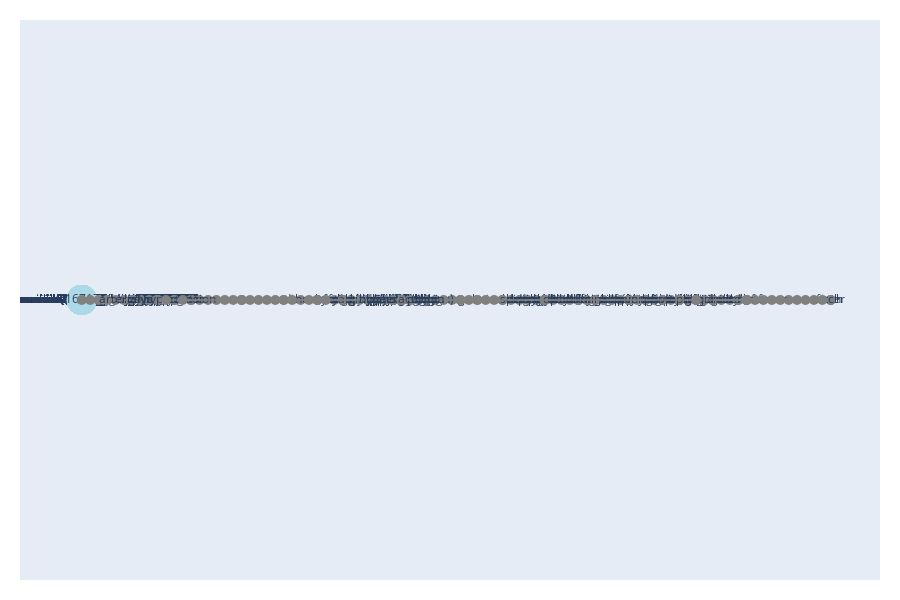

This figure's notebook cell:
### Code cell
import plotly.graph_objects as go

# Führen Sie die SPARQL-Abfrage aus, um die Beziehungen zwischen den Krankheiten zu erhalten

# Erstellen Sie eine Liste von Knoten (Krankheiten) und Kanten (Beziehungen zwischen den Krankheiten)
nodes = []
edges = []
for disease1 in disease_symptom_dict:
    for disease2, symptom in disease_symptom_dict[disease1]:
        nodes.append(disease1)
        nodes.append(disease2)
        edges.append((disease1, disease2, symptom))

# Entfernen Sie doppelte Knoten und Kanten
nodes = list(set(nodes))
edges = list(set(edges))

# Erstellen Sie das Plotly-Figure-Objekt
fig = go.Figure()

# Fügen Sie jeden Knoten (Krankheit) zum Figure-Objekt hinzu
for node in nodes:
    fig.add_trace(go.Scatter(
        x=[0],
        y=[0],
        mode="markers+text",
        marker=dict(size=30, color='lightblue'),
        text=[node],
        textposition="middle center",
        hovertemplate="<b>%{text}</b><extra></extra>"
    ))

# Fügen Sie jede Kante (Beziehung zwischen Krankheiten) zum Figure-Objekt hinzu
for edge in edges:
    fig.add_trace(go.Scatter(
        x=[nodes.index(edge[0]), nodes.index(edge[1])],
        y=[0, 0],
        mode="lines+markers+text",
        line=dict(color='gray', width=1),
        marker=dict(symbol='circle', size=10, color='gray'),
        text=[edge[2]],
        textposition="middle center",
        hovertemplate=f"<b>{edge[2]}</b><extra></extra>"
    ))

# Einstellungen der Layout-Optionen
fig.update_layout(
    showlegend=False,
    hovermode='closest',
    xaxis=dict(showgrid=False, zeroline=False, showticklabels=False),
    yaxis=dict(showgrid=False, zeroline=False, showticklabels=False),
    margin=dict(t=20, b=20, l=20, r=20),
    height=600,
    clickmode='event+select'
)

# Anzeigen des interaktiven Netzwerkdiagramms
fig.show()
